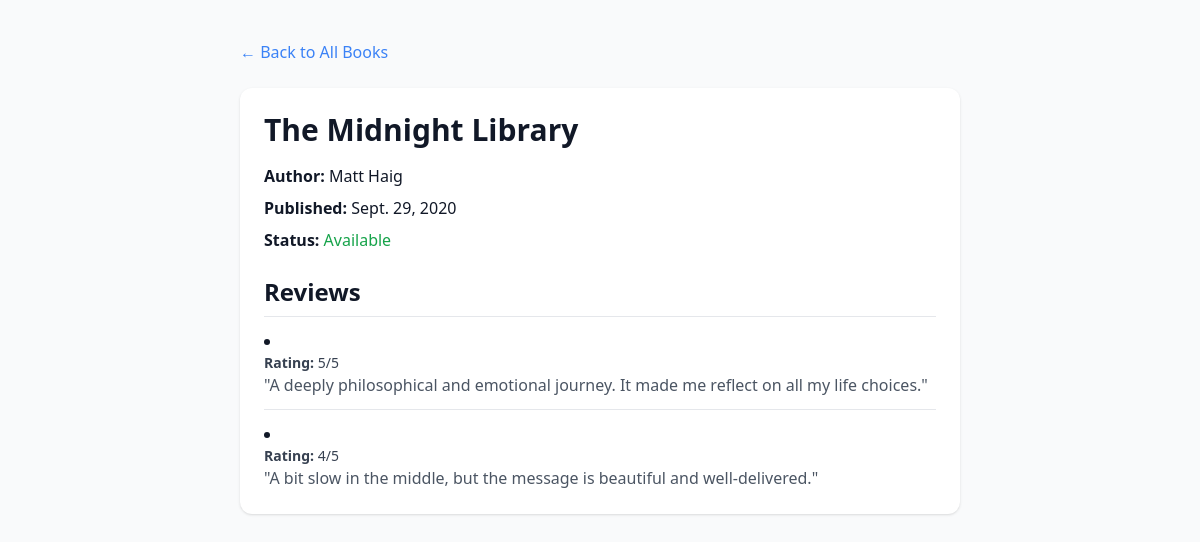
Screenshot of /book/1/ with the database file from the repository.
### books/models.py (models this page shows, shortened)
class Book(models.Model):
    title = models.CharField(max_length=200)
    author = models.CharField(max_length=100)
    published_date = models.DateField()
    is_available = models.BooleanField(default=True)

class Review(models.Model):
    book = models.ForeignKey(Book, on_delete=models.CASCADE)
    review_text = models.TextField()
    rating = models.IntegerField()

### books/views.py (the view)
# urls.py: path('book/<int:book_id>/', views.book_detail, name='book_detail'),
def book_detail(request, book_id):
    book = get_object_or_404(Book, pk=book_id)
    reviews = Review.objects.filter(book=book)
    return render(request, 'books/book_detail.html', {'book': book, 'reviews': reviews})

### books/templates/books/book_detail.html (shortened to what this page needs)
<!DOCTYPE html>
<html lang="en">
<head>
    <script src="https://cdn.tailwindcss.com"></script>
</head>
<body class="bg-gray-50 text-gray-900">
    <div class="max-w-3xl mx-auto py-10 px-6">
        <a href="{% url 'book_list' %}" class="text-blue-500 hover:underline mb-6 inline-block">← Back to All Books</a>
        <div class="bg-white p-6 rounded-xl shadow">
            <h1 class="text-3xl font-bold mb-4">{{ book.title }}</h1>
            <p class="mb-2"><strong>Author:</strong> {{ book.author }}</p>
            <p class="mb-2"><strong>Published:</strong> {{ book.published_date }}</p>
            <p class="mb-4">
                <strong>Status:</strong>
                <span class="{% if book.is_available %}text-green-600{% else %}text-red-600{% endif %}">
                    {{ book.is_available|yesno:"Available,Not Available" }}
                </span>
            </p>
            <h2 class="text-2xl font-semibold mt-6 mb-2">Reviews</h2>
            {% if reviews %}
                <ul class="list-disc list-inside space-y-3">
                    {% for review in reviews %}
                        <li class="border-t pt-3">
                            <p class="text-sm text-gray-700"><strong>Rating:</strong> {{ review.rating }}/5</p>
                            <p class="text-gray-600">{{ review.review_text }}</p>
                        </li>
                    {% endfor %}
                </ul>
            {% else %}
                <p class="text-gray-500 italic">No reviews for this book yet.</p>
            {% endif %}
        </div>
    </div>
</body>
</html>

### rows the page displays
Book: title "The Midnight Library", author "Matt Haig", published_date "Sept. 29, 2020", is_available "Available"
Review: rating "5", review_text "\"A deeply philosophical and emotional journey. It made me reflect on all my life choices.\""
Review: rating "4", review_text "\"A bit slow in the middle, but the message is beautiful and well-delivered.\""
